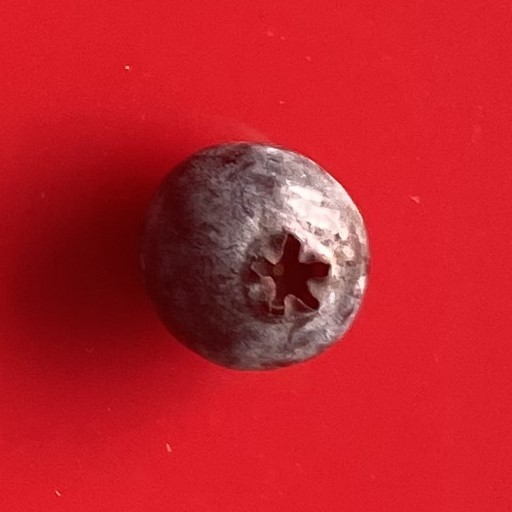
#> input picture img/test_set/ripe/R_06.05.jpg, 512 x 512 px
$ jupyter execute --allow-errors img_preprocess.ipynb
#> lines starting #> are read from the running program, lines starting #| are printed output that depends on the picture; after the words box and inside, x2 and y2 are one past the last pixel; in counts of white or black regions, pixels touching at a corner belong together
### Chop up existing dataset images

[cell 1]
import sys
sys.path.append("/home/aj/robosys24/BlueberryJam/src")

from Classifier import *
import cv2 as cv
import numpy as np
from matplotlib import colors
import matplotlib.pyplot as plt

##### Explore Color Spaces for Ripe Berries

[cell 2]
ripe_path = 'R_06.05.jpg'
img = cv.imread('../img/test_set/ripe/'+ripe_path)
#> img is the input picture: shape (512, 512, 3); mean B, G, R 42.6, 33.8, 189.5

# convert from BGR to other color spaces
img_rgb = cv.cvtColor(img, cv.COLOR_BGR2RGB)
img_hsv = cv.cvtColor(img, cv.COLOR_BGR2HSV)
#> img_hsv: shape (512, 512, 3); mean H, S, V 165.4, 207.9, 189.5
img_lab = cv.cvtColor(img, cv.COLOR_BGR2LAB)
#> img_lab: shape (512, 512, 3); mean of channels 0, 1, 2 108.1, 185.4, 164.9
img_luv = cv.cvtColor(img, cv.COLOR_BGR2LUV)
#> img_luv: shape (512, 512, 3); mean of channels 0, 1, 2 107.5, 177.2, 158.1
img_hls = cv.cvtColor(img, cv.COLOR_BGR2HLS)
#> img_hls: shape (512, 512, 3); mean of channels 0, 1, 2 168.4, 111.7, 186.7
img_xyz = cv.cvtColor(img, cv.COLOR_BGR2XYZ)
#> img_xyz: shape (512, 512, 3); mean of channels 0, 1, 2 98, 67.6, 48.2

# display image in color spaces
fig = plt.figure()
gridspec = fig.add_gridspec(nrows=4, ncols=12)
fig.add_subplot(gridspec[0:2, 0:2])
plt.imshow(img_rgb)
fig.add_subplot(gridspec[0:2, 2:4])
plt.imshow(img_hsv)
fig.add_subplot(gridspec[0:2, 4:6])
plt.imshow(img_lab)
fig.add_subplot(gridspec[2:4, 4:6])
plt.imshow(img_luv)
fig.add_subplot(gridspec[2:4, 0:2])
plt.title("HLS")
plt.imshow(img_hls)
fig.add_subplot(gridspec[2:4, 2:4])
plt.title("XYZ")
plt.imshow(img_xyz)

##### Explore Color Spaces for Overripe Berries

[cell 3]
overripe_path = 'OR_01.07.jpg'
imgOR = cv.imread('../img/test_set/overripe/'+overripe_path)
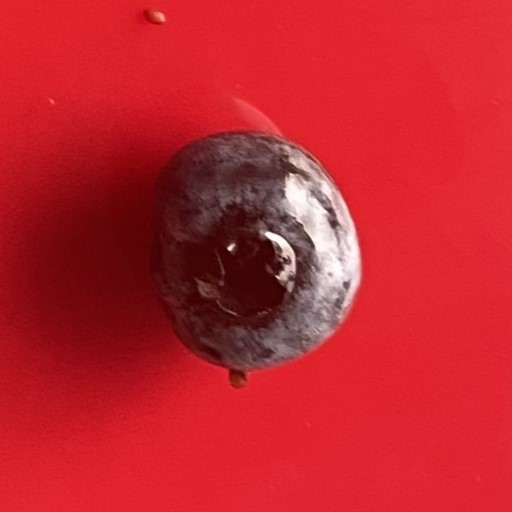
#> input picture img/test_set/overripe/OR_01.07.jpg, 512 x 512 px
#> imgOR is the input picture: shape (512, 512, 3); mean B, G, R 45.3, 36.5, 191.8
# overripe_path = 'R_06.14.jpg'
# imgOR = cv.imread('../img/test_set/ripe/'+overripe_path)

# convert from BGR to other color spaces
imgOR_rgb = cv.cvtColor(imgOR, cv.COLOR_BGR2RGB)
imgOR_luv = cv.cvtColor(imgOR, cv.COLOR_BGR2LUV)
#> imgOR_luv: shape (512, 512, 3); mean of channels 0, 1, 2 108.9, 177.6, 157.9

# display image in color spaces
fig = plt.figure()
gridspec = fig.add_gridspec(nrows=2, ncols=12)
fig.add_subplot(gridspec[0:2, 0:3])
plt.imshow(imgOR_rgb)
fig.add_subplot(gridspec[0:2, 3:6])
plt.title("LUV")
plt.imshow(imgOR_luv)
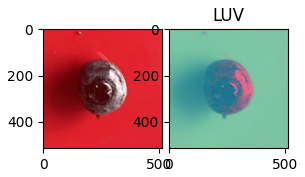
#> figure drawn by matplotlib, 2 panels

##### Explore Color Spaces for Unripe Berries

[cell 4]
unripe_path = 'UR_03.8.jpg'
imgUR = cv.imread('../img/test_set/unripe/'+unripe_path)

# convert from BGR to other color spaces
#> (the rest of this cell did not finish here and is left out)

##### Split images into color channels

[cell 5]
norm = colors.Normalize(vmin=-1.,vmax=1.)

pixel_colors = img_luv.reshape((np.shape(img_luv)[0]*np.shape(img_luv)[1], 3))
OR_pixel_colors = imgOR_luv.reshape((np.shape(imgOR_luv)[0]*np.shape(imgOR_luv)[1], 3))
#> (the rest of this cell did not finish here and is left out)

##### Visualize color distribution for berry images
###### (**hefty!** -- set ```img_show``` to False to save time and resources)

[cell 6]
img_show = False
if img_show:
    # [32 lines of commented-out code are left out]

    plt.title('Underripe')
    plt.scatter(ur_l.flatten(), ur_u.flatten(), s=ur_v.flatten(), c=UR_pixel_colors, marker=".")
    plt.xlabel("L")
    plt.ylabel("U")
    plt.figure()

    plt.scatter(ur_u.flatten(), ur_v.flatten(), s=ur_l.flatten(), c=UR_pixel_colors, marker=".")
    plt.xlabel("U")
    plt.ylabel("V")
    plt.figure()

    plt.imshow(imgUR_luv)

##### Define and apply mask

[cell 7]
luv_lo = (10, 70, 100) # initial test conditions
luv_hi = (250, 125, 160)
# luv_lo = (0, 70, 100) # lab conditions
# luv_hi = (95, 125, 134)

luvur_lo = (0, 70, 120)
luvur_hi = (255, 148, 220)

mask_luv = cv.inRange(img_luv, luv_lo, luv_hi)
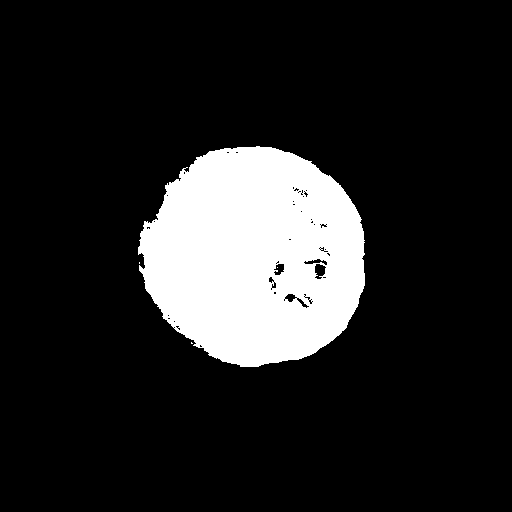
#> mask_luv: shape (512, 512); 14.5% white; 4 white regions (3 under 20 px), largest, box (x1, y1, x2, y2) and area: (138, 146, 365, 367) 38131
#> (the rest of this cell did not finish here and is left out)
